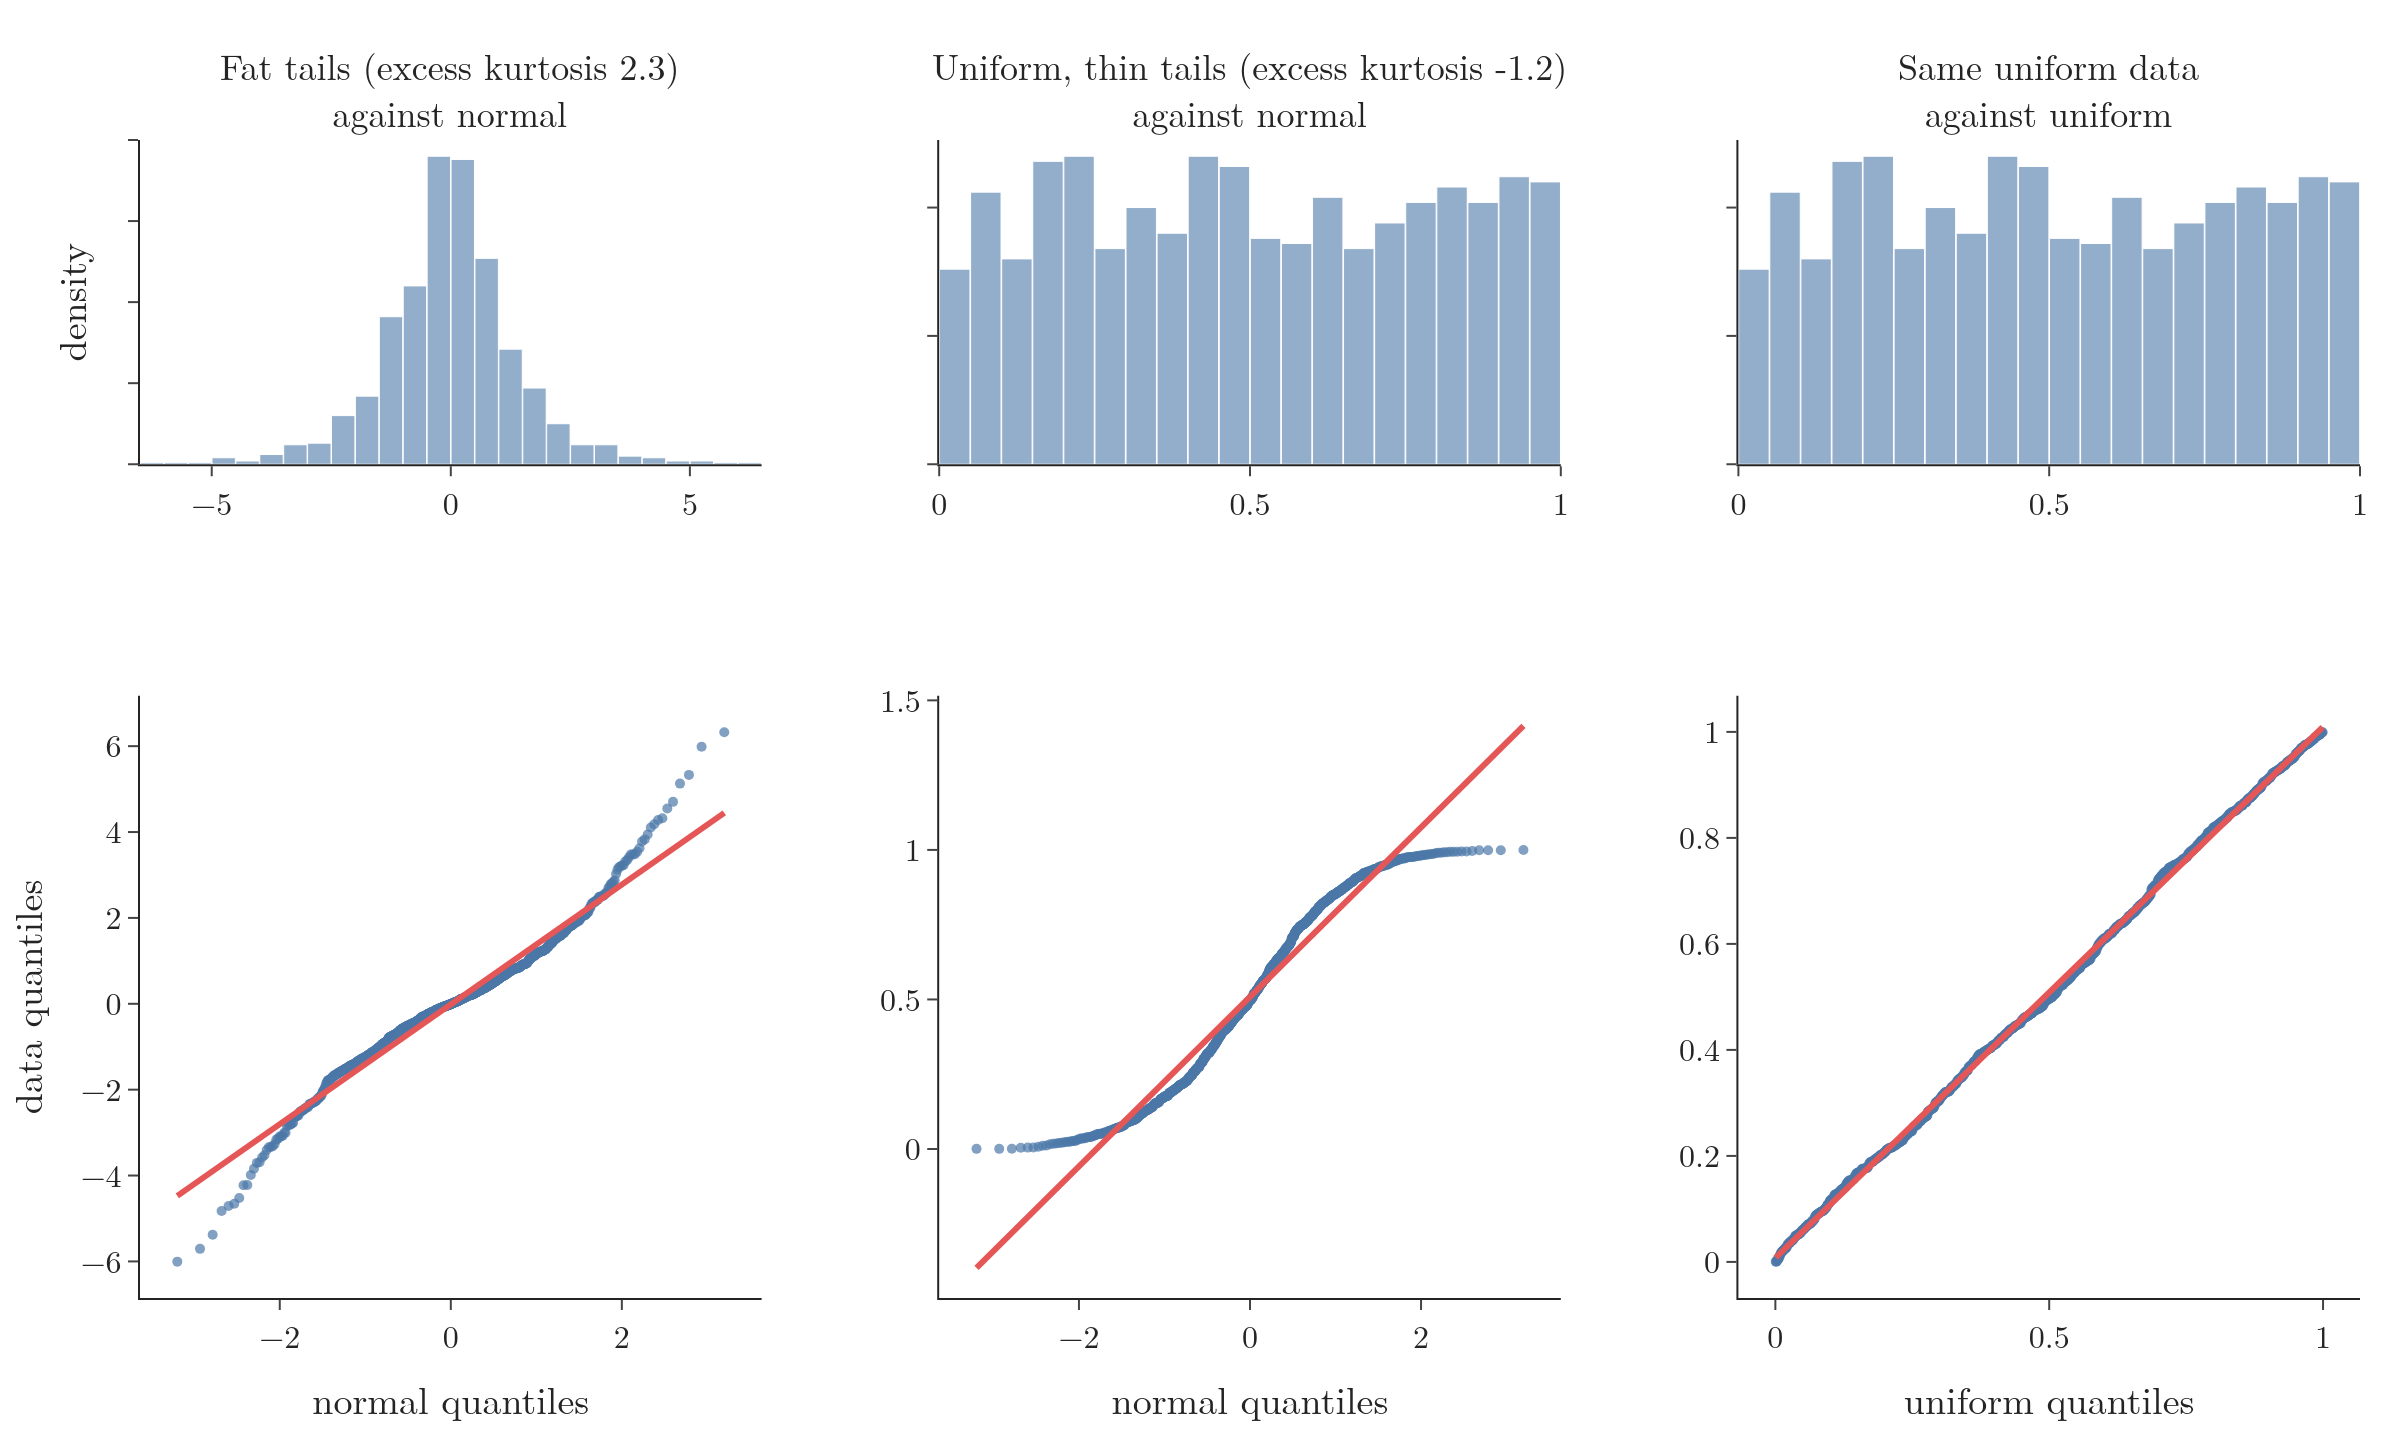

Write Python code to recreate this figure.
"""Q-Q plots and kurtosis. Top: histograms; bottom: Q-Q plots.
Fat tails (Laplace) against the normal; uniform data (thin tails) against the normal; the same uniform data
against the uniform distribution."""
from pathlib import Path
import numpy as np
from plotly.subplots import make_subplots
from scipy import stats

here = Path(__file__).parent
BLUE, RED = "#4C78A8", "#E45756"
rng = np.random.default_rng(42)
fat = rng.laplace(0, 1, 1000)
uni = rng.uniform(0, 1, 1000)
cases = [  # (title, data, distribution compared with, x label)
    (f"Fat tails (excess kurtosis {stats.kurtosis(fat):.1f})<br>against normal", fat, "norm", "normal quantiles"),
    (f"Uniform, thin tails (excess kurtosis {stats.kurtosis(uni):.1f})<br>against normal", uni, "norm",
     "normal quantiles"),
    ("Same uniform data<br>against uniform", uni, "uniform", "uniform quantiles"),
]
fig = make_subplots(rows=2, cols=3, subplot_titles=[c[0] for c in cases], vertical_spacing=0.2,
                    horizontal_spacing=0.08, row_heights=[0.35, 0.65])
for col, (_, data, dist, xlab) in enumerate(cases, start=1):
    fig.add_histogram(x=data, nbinsx=30, histnorm="probability density", marker=dict(color=BLUE, opacity=0.6,
                      line=dict(color="white", width=0.5)), row=1, col=col)
    (osm, osr), (slope, icpt, _) = stats.probplot(data, dist=dist)
    fig.add_scatter(x=osm, y=osr, mode="markers", marker=dict(color=BLUE, size=5, opacity=0.7), row=2, col=col)
    ends = np.array([osm.min(), osm.max()])
    fig.add_scatter(x=ends, y=icpt + slope * ends, mode="lines", line=dict(color=RED, width=3), row=2, col=col)
    fig.update_xaxes(title_text=xlab, row=2, col=col)
    fig.update_yaxes(showticklabels=False, row=1, col=col)
fig.update_yaxes(title_text="density", row=1, col=1)
fig.update_yaxes(title_text="data quantiles", row=2, col=1)
fig.update_annotations(font_size=18)
fig.update_layout(template="simple_white", width=1200, height=720, showlegend=False, bargap=0.02,
                  font=dict(family="Latin Modern Roman", size=16), margin=dict(l=60, r=20, t=70, b=50))
fig.write_image(here / "qq_tails.png", scale=2)
fig.write_image(here / "qq_tails.pdf")
